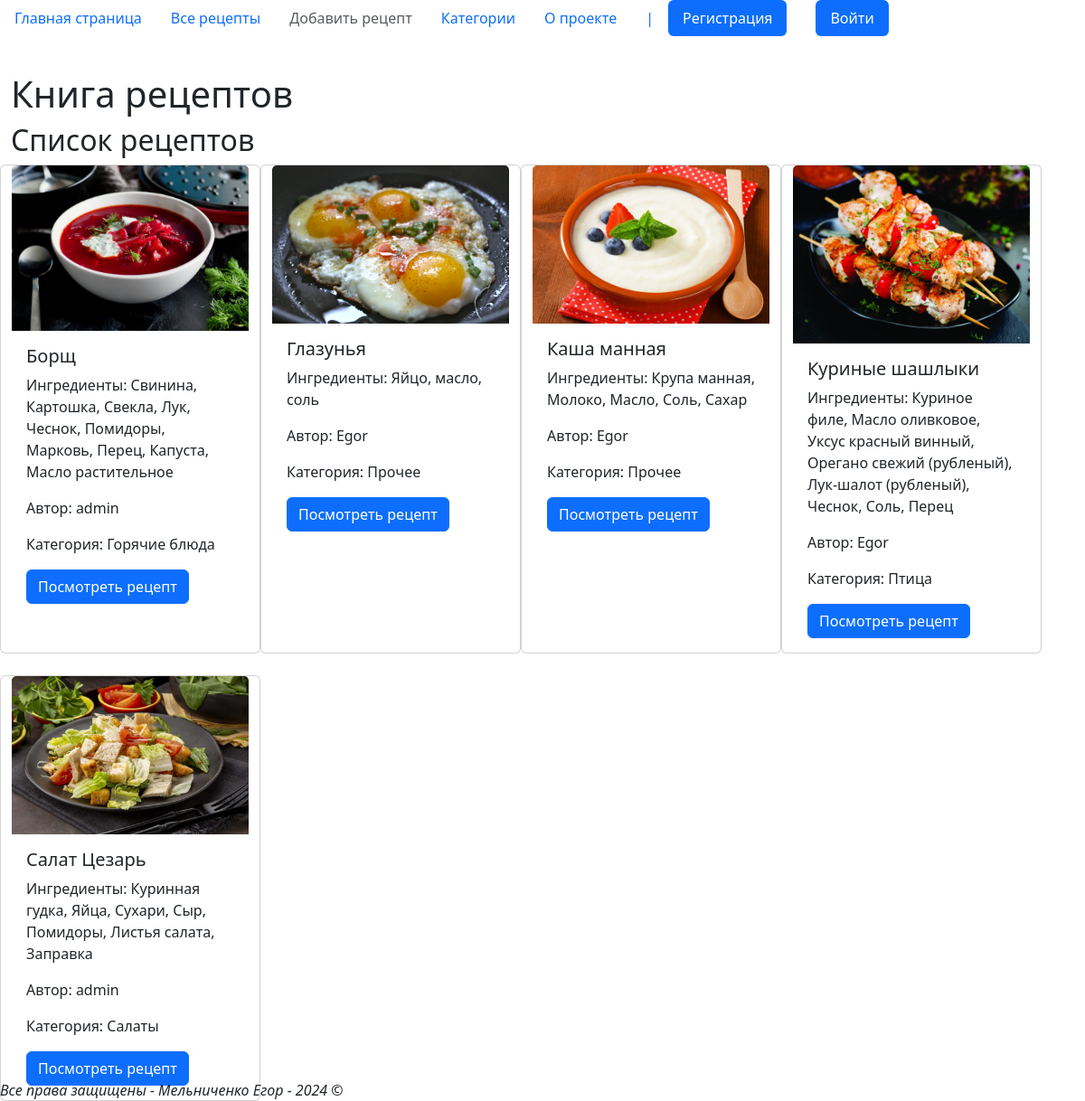
The app's page /recipes/ with its own data.
### cbookapp/models.py (models this page shows, shortened)
class Recipe(models.Model):
    name = models.CharField(max_length=100)
    description = models.TextField()
    cooking_steps = models.TextField()
    cooking_time = models.CharField(max_length=15)
    img_file = models.ImageField(upload_to='media/products/', null=True, blank=True)
    author = models.ForeignKey(User, on_delete=models.SET_NULL, verbose_name="Пользователь", null=True)
    ingredients = models.TextField()
    category = models.ForeignKey(Categories, on_delete=models.CASCADE)

class Categories(models.Model):
    name = models.CharField(max_length=20)
    def __str__(self):
        return self.name

### cbookapp/views.py (the view)
# urls.py: path('', views.index, name='index'),
def index(request):
    logger.info('Index page accessed')
    recipes = Recipe.objects.all().order_by('name')[:5]
    context = {'recipes': recipes}
    return render(request, 'cbookapp/index.html', context)

### cbookapp/templates/cbookapp/index.html (shortened to what this page needs)
{% extends 'base.html' %}
{% block content %}
<div class="container-fluid">
    <h1 class="heading">Книга рецептов</h1>
    <h2 class="heading">Список рецептов</h2>
    <div class="row row-cols-1 row-cols-md-2 g-4">
        {% for recipe in recipes %}
        <div class="card" style="width: 18rem;">
            <img src="{{ recipe.img_file.url }}" class="card-img-top" alt="Фото {{ recipe.name }}">
            <div class="card-body">
                <h5 class="card-title">{{ recipe.name }}</h5>
                <p class="card-text">Ингредиенты: {{ recipe.ingredients }}</p>
                <p class="card-text">Автор: {{ recipe.author }}</p>
                <p class="card-text">Категория: {{ recipe.category }}</p>
                <a href="{% url 'get_recipe_by_name' recipe.name %}" class="btn btn-primary">Посмотреть
                    рецепт</a>
            </div>
        </div>
        {% endfor %}
    </div>
</div>
{% endblock %}

### records on screen
Recipe: img_file (picture), name "Борщ", ingredients "Свинина, Картошка, Свекла, Лук, Чеснок, Помидоры, Марковь, Перец, Капуста, Масло растительное", author "admin", category "Горячие блюда"
Recipe: img_file (picture), name "Глазунья", ingredients "Яйцо, масло, соль", author "Egor", category "Прочее"
Recipe: img_file (picture), name "Каша манная", ingredients "Крупа манная, Молоко, Масло, Соль, Сахар", author "Egor", category "Прочее"
Recipe: img_file (picture), name "Куриные шашлыки", ingredients "Куриное филе, Масло оливковое, Уксус красный винный, Орегано свежий (рубленый), Лук-шалот (рубленый), Чеснок, Соль, Перец", author "Egor", category "Птица"
Recipe: img_file (picture), name "Салат Цезарь", ingredients "Куринная гудка, Яйца, Сухари, Сыр, Помидоры, Листья салата, Заправка", author "admin", category "Салаты"
